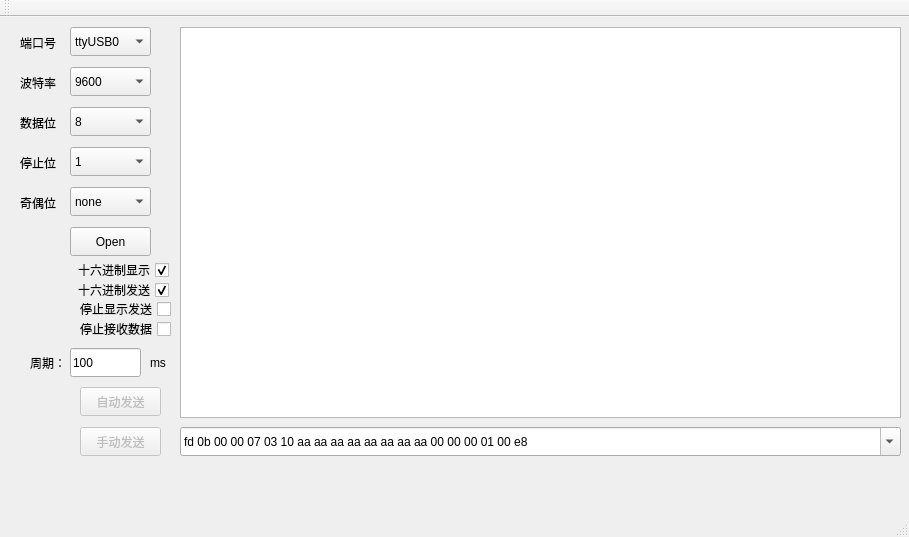
<?xml version="1.0" encoding="UTF-8"?>
<ui version="4.0">
 <class>MainWindow</class>
 <widget class="QMainWindow" name="MainWindow">
  <property name="geometry">
   <rect>
    <x>0</x>
    <y>0</y>
    <width>909</width>
    <height>537</height>
   </rect>
  </property>
  <property name="windowTitle">
   <string>Kero's Serial Port</string>
  </property>
  <widget class="QWidget" name="centralWidget">
   <widget class="QPushButton" name="m_send_btn">
    <property name="enabled">
     <bool>false</bool>
    </property>
    <property name="geometry">
     <rect>
      <x>80</x>
      <y>410</y>
      <width>81</width>
      <height>29</height>
     </rect>
    </property>
    <property name="text">
     <string>手动发送</string>
    </property>
   </widget>
   <widget class="QTextEdit" name="m_recv_text">
    <property name="geometry">
     <rect>
      <x>180</x>
      <y>10</y>
      <width>721</width>
      <height>391</height>
     </rect>
    </property>
   </widget>
   <widget class="QComboBox" name="m_send_cb">
    <property name="geometry">
     <rect>
      <x>180</x>
      <y>410</y>
      <width>721</width>
      <height>29</height>
     </rect>
    </property>
    <property name="focusPolicy">
     <enum>Qt::StrongFocus</enum>
    </property>
    <property name="editable">
     <bool>true</bool>
    </property>
    <item>
     <property name="text">
      <string>fd 0b 00 00 07 03 10 aa aa aa aa aa aa aa aa 00 00 00 01 00 e8</string>
     </property>
    </item>
   </widget>
   <widget class="QCheckBox" name="m_hexshow_check">
    <property name="geometry">
     <rect>
      <x>58</x>
      <y>241</y>
      <width>111</width>
      <height>24</height>
     </rect>
    </property>
    <property name="layoutDirection">
     <enum>Qt::RightToLeft</enum>
    </property>
    <property name="text">
     <string>十六进制显示</string>
    </property>
    <property name="checked">
     <bool>true</bool>
    </property>
   </widget>
   <widget class="QCheckBox" name="m_stopshow_check">
    <property name="geometry">
     <rect>
      <x>60</x>
      <y>300</y>
      <width>111</width>
      <height>24</height>
     </rect>
    </property>
    <property name="layoutDirection">
     <enum>Qt::RightToLeft</enum>
    </property>
    <property name="text">
     <string>停止接收数据</string>
    </property>
   </widget>
   <widget class="QComboBox" name="m_baudrate_cb">
    <property name="geometry">
     <rect>
      <x>70</x>
      <y>50</y>
      <width>81</width>
      <height>29</height>
     </rect>
    </property>
    <item>
     <property name="text">
      <string>9600</string>
     </property>
    </item>
    <item>
     <property name="text">
      <string>19200</string>
     </property>
    </item>
    <item>
     <property name="text">
      <string>38400</string>
     </property>
    </item>
    <item>
     <property name="text">
      <string>57600</string>
     </property>
    </item>
    <item>
     <property name="text">
      <string>115200</string>
     </property>
    </item>
   </widget>
   <widget class="QComboBox" name="m_data_cb">
    <property name="geometry">
     <rect>
      <x>70</x>
      <y>90</y>
      <width>81</width>
      <height>29</height>
     </rect>
    </property>
    <item>
     <property name="text">
      <string>8</string>
     </property>
    </item>
   </widget>
   <widget class="QComboBox" name="m_stop_cb">
    <property name="geometry">
     <rect>
      <x>70</x>
      <y>130</y>
      <width>81</width>
      <height>29</height>
     </rect>
    </property>
    <item>
     <property name="text">
      <string>1</string>
     </property>
    </item>
   </widget>
   <widget class="QComboBox" name="m_jiou_cb">
    <property name="geometry">
     <rect>
      <x>70</x>
      <y>170</y>
      <width>81</width>
      <height>29</height>
     </rect>
    </property>
    <item>
     <property name="text">
      <string>none</string>
     </property>
    </item>
   </widget>
   <widget class="QPushButton" name="m_open_btn">
    <property name="geometry">
     <rect>
      <x>70</x>
      <y>210</y>
      <width>81</width>
      <height>29</height>
     </rect>
    </property>
    <property name="text">
     <string>Open</string>
    </property>
   </widget>
   <widget class="QComboBox" name="m_port_cb">
    <property name="geometry">
     <rect>
      <x>70</x>
      <y>10</y>
      <width>81</width>
      <height>29</height>
     </rect>
    </property>
    <item>
     <property name="text">
      <string>ttyUSB0</string>
     </property>
    </item>
    <item>
     <property name="text">
      <string>ttyS0</string>
     </property>
    </item>
    <item>
     <property name="text">
      <string>ttyS1</string>
     </property>
    </item>
    <item>
     <property name="text">
      <string>ttyS2</string>
     </property>
    </item>
    <item>
     <property name="text">
      <string>ttyS3</string>
     </property>
    </item>
    <item>
     <property name="text">
      <string>ttyUSB1</string>
     </property>
    </item>
    <item>
     <property name="text">
      <string>ttyUSB2</string>
     </property>
    </item>
   </widget>
   <widget class="QCheckBox" name="m_hexsend_check">
    <property name="geometry">
     <rect>
      <x>58</x>
      <y>261</y>
      <width>111</width>
      <height>24</height>
     </rect>
    </property>
    <property name="layoutDirection">
     <enum>Qt::RightToLeft</enum>
    </property>
    <property name="text">
     <string>十六进制发送</string>
    </property>
    <property name="checked">
     <bool>true</bool>
    </property>
   </widget>
   <widget class="QLabel" name="label">
    <property name="geometry">
     <rect>
      <x>20</x>
      <y>10</y>
      <width>41</width>
      <height>31</height>
     </rect>
    </property>
    <property name="text">
     <string>端口号</string>
    </property>
   </widget>
   <widget class="QLabel" name="label_2">
    <property name="geometry">
     <rect>
      <x>20</x>
      <y>50</y>
      <width>41</width>
      <height>31</height>
     </rect>
    </property>
    <property name="text">
     <string>波特率</string>
    </property>
   </widget>
   <widget class="QLabel" name="label_3">
    <property name="geometry">
     <rect>
      <x>20</x>
      <y>90</y>
      <width>41</width>
      <height>31</height>
     </rect>
    </property>
    <property name="text">
     <string>数据位</string>
    </property>
   </widget>
   <widget class="QLabel" name="label_4">
    <property name="geometry">
     <rect>
      <x>20</x>
      <y>130</y>
      <width>41</width>
      <height>31</height>
     </rect>
    </property>
    <property name="text">
     <string>停止位</string>
    </property>
   </widget>
   <widget class="QLabel" name="label_5">
    <property name="geometry">
     <rect>
      <x>20</x>
      <y>170</y>
      <width>41</width>
      <height>31</height>
     </rect>
    </property>
    <property name="text">
     <string>奇偶位</string>
    </property>
   </widget>
   <widget class="QCheckBox" name="m_stopshowsend_check">
    <property name="geometry">
     <rect>
      <x>60</x>
      <y>280</y>
      <width>111</width>
      <height>24</height>
     </rect>
    </property>
    <property name="layoutDirection">
     <enum>Qt::RightToLeft</enum>
    </property>
    <property name="text">
     <string>停止显示发送</string>
    </property>
   </widget>
   <widget class="QPushButton" name="m_autosend_btn">
    <property name="enabled">
     <bool>false</bool>
    </property>
    <property name="geometry">
     <rect>
      <x>80</x>
      <y>370</y>
      <width>81</width>
      <height>29</height>
     </rect>
    </property>
    <property name="text">
     <string>自动发送</string>
    </property>
   </widget>
   <widget class="QLineEdit" name="m_time_tex">
    <property name="geometry">
     <rect>
      <x>70</x>
      <y>331</y>
      <width>71</width>
      <height>29</height>
     </rect>
    </property>
    <property name="text">
     <string>100</string>
    </property>
   </widget>
   <widget class="QLabel" name="label_6">
    <property name="geometry">
     <rect>
      <x>150</x>
      <y>330</y>
      <width>21</width>
      <height>31</height>
     </rect>
    </property>
    <property name="text">
     <string>ms</string>
    </property>
   </widget>
   <widget class="QLabel" name="label_7">
    <property name="geometry">
     <rect>
      <x>30</x>
      <y>330</y>
      <width>41</width>
      <height>31</height>
     </rect>
    </property>
    <property name="text">
     <string>周期：</string>
    </property>
   </widget>
  </widget>
  <widget class="QToolBar" name="mainToolBar">
   <attribute name="toolBarArea">
    <enum>TopToolBarArea</enum>
   </attribute>
   <attribute name="toolBarBreak">
    <bool>false</bool>
   </attribute>
  </widget>
  <widget class="QStatusBar" name="statusBar"/>
 </widget>
 <layoutdefault spacing="6" margin="11"/>
 <resources/>
 <connections/>
</ui>
